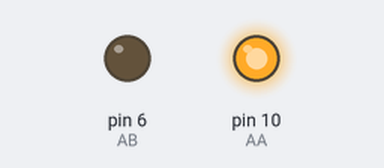
Bench run of a sketch on a simulated Arduino Uno, built with avr-gcc and run on an emulated ATmega328P. Shown: output pins drawn as LEDs (lit = HIGH).

Above: at 2.5 s.
At 7.5 s:
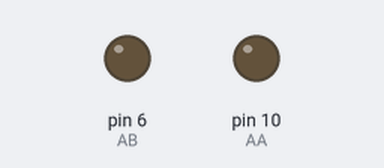
Timing chart, 0 to 13.0 s (numbered marks = the images above):
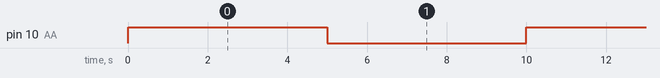

The sketch:

pump.ino
```cpp
int AA = 10;  // AA를 연결한 디지털 핀
int AB = 6;   // AB를 연결한 디지털 핀

void setup()
{
  pinMode(AA, OUTPUT);  // AA를 출력 핀으로 설정
  pinMode(AB, OUTPUT);  // AB를 출력 핀으로 설정
}

void loop()
{
  digitalWrite(AA, HIGH);  // 정방향으로 모터 회전
  digitalWrite(AB, LOW);
  delay(5000);  // 5초동안 상태 유지(1000ms = 5s)

  digitalWrite(AA, LOW);  // 모터 정지
  digitalWrite(AB, LOW);
  delay(5000);  // 5초동안 상태 유지(1000ms = 5s)
}
```

Measured:
- by itself, pin 10 (AA): alternates HIGH for 5.0 s and LOW for 5.0 s
